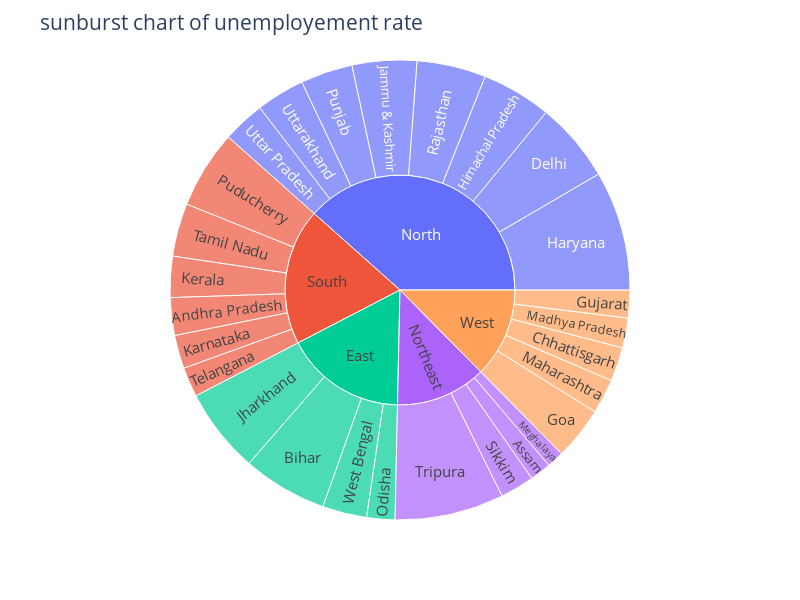

Notebook source saved alongside this figure:
### Code cell
plt.figure(figsize=(10,6))
fig = px.sunburst(df, path=['region', 'states'], values='estimated unemployement rate');
fig.update_layout(title='sunburst chart of unemployement rate',
                 font=dict(size=15),
                 width=800,
                 height=600);
fig.show()

### Figure 1 — Plotly figure (JSON) as saved in the notebook; plotly's stock layout.template omitted (floating-point values rounded to 4 significant figures)
{"data": [{"branchvalues": "total", "domain": {"x": [0, 1], "y": [0, 1]}, "hovertemplate": "labels=%{label}<br>estimated unemployement rate=%{value}<br>parent=%{parent}<br>id=%{id}<extra></extra>", "ids": ["South/Andhra Pradesh", "Northeast/Assam", "East/Bihar", "West/Chhattisgarh", "North/Delhi", "West/Goa", "West/Gujarat", "North/Haryana", "North/Himachal Pradesh", "North/Jammu & Kashmir", "East/Jharkhand", "South/Karnataka", "South/Kerala", "West/Madhya Pradesh", "West/Maharashtra", "Northeast/Meghalaya", "East/Odisha", "South/Puducherry", "North/Punjab", "North/Rajasthan", "Northeast/Sikkim", "South/Tamil Nadu", "South/Telangana", "Northeast/Tripura", "North/Uttar Pradesh", "North/Uttarakhand", "East/West Bengal", "East", "North", "Northeast", "South", "West"], "labels": ["Andhra Pradesh", "Assam", "Bihar", "Chhattisgarh", "Delhi", "Goa", "Gujarat", "Haryana", "Himachal Pradesh", "Jammu & Kashmir", "Jharkhand", "Karnataka", "Kerala", "Madhya Pradesh", "Maharashtra", "Meghalaya", "Odisha", "Puducherry", "Punjab", "Rajasthan", "Sikkim", "Tamil Nadu", "Telangana", "Tripura", "Uttar Pradesh", "Uttarakhand", "West Bengal", "East", "North", "Northeast", "South", "West"], "name": "", "parents": ["South", "Northeast", "East", "West", "North", "West", "West", "North", "North", "North", "East", "South", "South", "West", "West", "Northeast", "East", "South", "North", "North", "Northeast", "South", "South", "Northeast", "North", "North", "East", "", "", "", "", ""], "type": "sunburst", "values": [86.64, 48.56, 194.7, 78.19, 184.1, 121.7, 63.76, 274.8, 160.7, 148.3, 195.4, 76.68, 94.34, 68.54, 79.79, 38.66, 64.62, 179.4, 119.8, 158.7, 78.34, 121.9, 68.33, 250.6, 97.37, 111.6, 101.9, 556.6, 1255.0, 416.1, 627.3, 411.9]}], "layout": {"font": {"size": 15}, "height": 600, "legend": {"tracegroupgap": 0}, "margin": {"t": 60}, "title": {"text": "sunburst chart of unemployement rate"}, "width": 800}}
